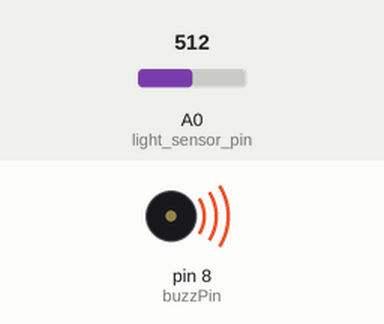
This program was run on a simulated Arduino Uno, built with avr-gcc and run on an emulated ATmega328P. Shown: buzzer (waves = sounding). The inputs (shaded band) are chosen by the test bench; at power-on: A0 (light_sensor_pin) = 512.

Above: at 0.1 s.
Timing chart, 0 to 1.6 s (numbered marks = the images above):
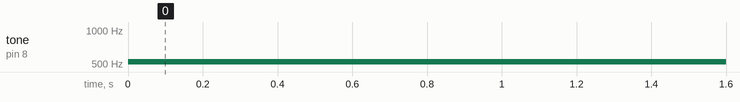

Measured:
- by itself, tone on pin 8 (buzzPin): silent → 523 Hz at 0.00 s

The program:

main.cpp
```cpp
#include <Arduino.h>

/*
build a buzzer that changes the tone with variations of light.
less light less buzz, more light more buzz
*/
// put function declarations here:
int buzzPin= 8;
int light_sensor_pin= A0;
int light_value=0;

void setup() {
  // put your setup code here, to run once:
pinMode(light_sensor_pin, INPUT);
pinMode(buzzPin, OUTPUT);
Serial.begin(9600);
}

void loop() {
light_value= analogRead(light_sensor_pin);
// Serial.println(light_value);
if (light_value<100){
tone(buzzPin, 440);
delay(800);
}
else if (light_value<300){
tone(buzzPin, 494);
delay(800);
}
else if (light_value<600){
tone(buzzPin, 523);
delay(800);
}
else if (light_value<800){
tone(buzzPin, 587);
delay(800);
}
else{
tone(buzzPin, 659);
delay(800);
}
}
```
